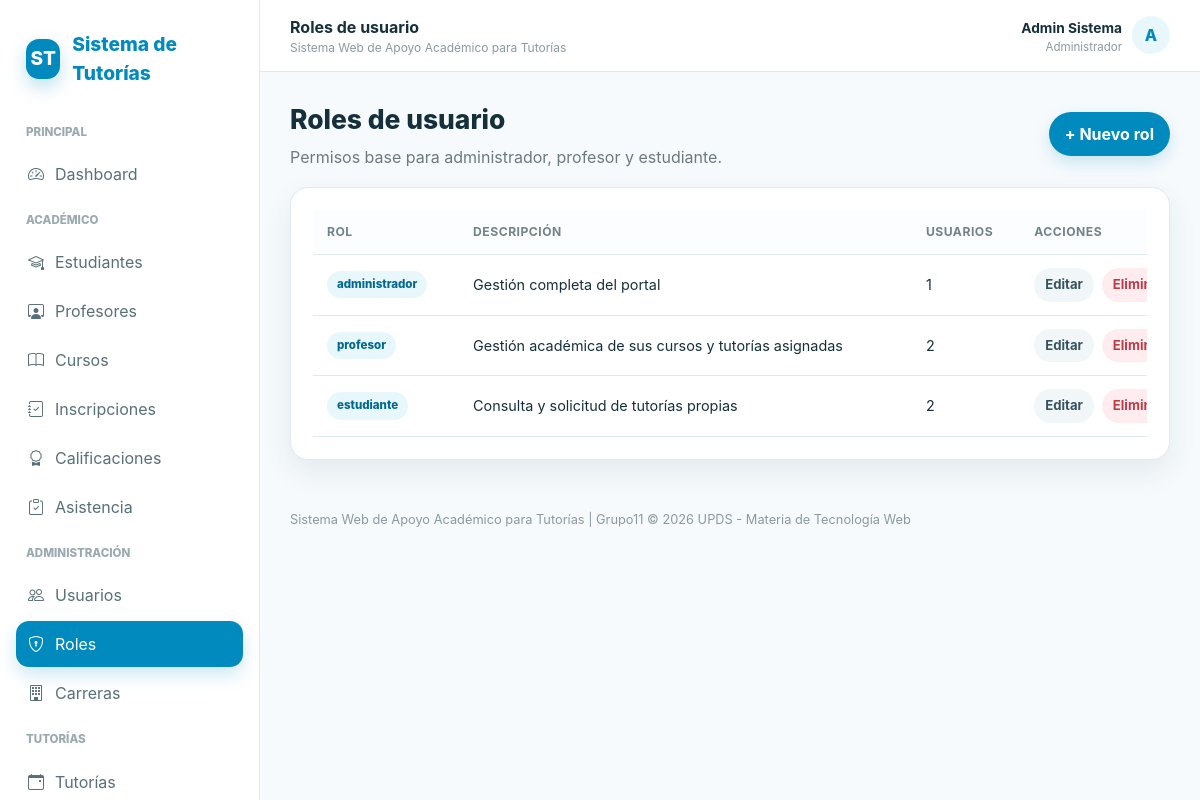
The app's page /controllers/roles.php (signed in) with its own data.
### tables this page shows
CREATE TABLE roles (
    id_rol INT AUTO_INCREMENT PRIMARY KEY,
    nombre_rol VARCHAR(30) NOT NULL UNIQUE,
    descripcion VARCHAR(150) NULL
);

### controllers/roles.php (called while the page is built, shortened)
<?php
require_once __DIR__.'/../config/conexion.php';require_once __DIR__.'/../includes/seguridad.php';require_role(['administrador']);require_once __DIR__.'/../models/RolModel.php';$m=new RolModel($pdo);$id=(int)($_GET['id']??0);$accion=$_GET['accion']??'listar';
$registro=$id?$m->obtenerPorId($id):null;$registros=$m->obtenerTodas();$tituloPagina='Roles de usuario';require __DIR__.'/../views/roles/index.php';

### models/RolModel.php (called while the page is built)
<?php class RolModel {private PDO $pdo; function __construct(PDO $pdo){$this->pdo=$pdo;} function obtenerTodas(){return $this->pdo->query('SELECT r.*,COUNT(u.id_usuario) total_usuarios FROM roles r LEFT JOIN usuarios u ON u.id_rol=r.id_rol GROUP BY r.id_rol ORDER BY r.id_rol')->fetchAll();} function obtenerPorId($id){$s=$this->pdo->prepare('SELECT * FROM roles WHERE id_rol=?');$s->execute([$id]);return $s->fetch();} function crear($d){$s=$this->pdo->prepare('INSERT INTO roles(nombre_rol,descripcion) VALUES(?,?)');return $s->execute([$d['nombre_rol'],$d['descripcion']]);} function editar($id,$d){$s=$this->pdo->prepare('UPDATE roles SET nombre_rol=?,descripcion=? WHERE id_rol=?');return $s->execute([$d['nombre_rol'],$d['descripcion'],$id]);} function eliminar($id){$s=$this->pdo->prepare('DELETE FROM roles WHERE id_rol=?');return $s->execute([$id]);}}

### includes/seguridad.php (called while the page is built, shortened)
<?php
function e($v): string { return htmlspecialchars((string)$v, ENT_QUOTES, 'UTF-8'); }

### views/roles/index.php (the view, shortened to what this page needs)
<?php include __DIR__.'/../layouts/header.php';?><div class="toolbar"><div><h1 class="page-title">Roles de usuario</h1><p class="subtitle">Permisos base para administrador, profesor y estudiante.</p></div><a class="btn btn-primary" href="?accion=crear">+ Nuevo rol</a></div><div class="card"><div class="card-body"><div class="table-wrap"><table class="table"><thead><tr><th>Rol</th><th>Descripción</th><th>Usuarios</th><th>Acciones</th></tr></thead><tbody><?php foreach($registros as $r):?><tr><td><span class="badge badge-primary"><?=e($r['nombre_rol'])?></span></td><td><?=e($r['descripcion'])?></td><td><?=e($r['total_usuarios'])?></td><td><div class="actions"><a class="btn btn-light btn-sm" href="?accion=editar&id=<?=$r['id_rol']?>">Editar</a><form method="post" onsubmit="return confirm('¿Eliminar rol? Solo será posible si no tiene usuarios.')"><button class="btn btn-danger btn-sm">Eliminar</button></form></div></td></tr><?php endforeach;?></tbody></table></div></div></div><?php include __DIR__.'/../layouts/footer.php';?>

### assets/css/style.css (style rules this page uses)
:root { --primary: #018abd; --primary-dark: #01698f; --primary-light: #e8f7fc; --primary-soft: #f1fbfe; --text: #16303b; --muted: #6c7a80; --bg: #f6fafc; --card: #ffffff; --border: #dfeaf0; --success: #18824a; --success-bg: #eaf8f0; --warning: #956f00; --warning-bg: #fff7df; --danger: #bd3c49; --danger-bg: #ffecee; --shadow: 0 12px 30px rgba(0, 45, 65, 0.08); --shadow-hover: 0 12px 28px rgba(1, 138, 189, 0.18); --radius: 18px; --pill: 999px; }
* { box-sizing: border-box; }
html { scroll-behavior: smooth; }
body { margin: 0; font-family: Inter, system-ui, -apple-system, BlinkMacSystemFont, "Segoe UI", sans-serif; background: var(--bg); color: var(--text); line-height: 1.5; }
a { color: inherit; text-decoration: none; }
button, input, select, textarea { font: inherit; }
button, a, input, select, textarea { -webkit-tap-highlight-color: transparent; }
.page-title { font-size: 1.65rem; font-weight: 800; margin: 0; }
.subtitle { color: var(--muted); margin: 5px 0 0; }
.toolbar { display: flex; gap: 14px; justify-content: space-between; align-items: center; flex-wrap: wrap; margin-bottom: 18px; }
.card { background: var(--card); border: 1px solid var(--border); border-radius: var(--radius); box-shadow: var(--shadow); }
.card-body { padding: 22px; }
.btn { border: 0; border-radius: var(--pill); padding: 10px 16px; font-weight: 700; cursor: pointer; display: inline-flex; align-items: center; justify-content: center; gap: 8px; transition: transform 0.2s ease, box-shadow 0.2s ease, background 0.2s ease, color 0.2s ease; }
.btn-primary { background: var(--primary); color: #ffffff; box-shadow: 0 7px 16px rgba(1, 138, 189, 0.18); }
.btn-light { background: #f1f6f8; color: #37545e; }
.btn-danger { background: var(--danger-bg); color: var(--danger); }
.btn-sm { padding: 7px 11px; font-size: 0.82rem; }
.actions { display: flex; gap: 8px; flex-wrap: wrap; align-items: center; }
.table-wrap { overflow-x: auto; }
.table { width: 100%; border-collapse: collapse; min-width: 900px; }
.table th, .table td { padding: 13px 14px; border-bottom: 1px solid var(--border); text-align: left; font-size: 0.9rem; vertical-align: middle; }
.table th { font-size: 0.76rem; text-transform: uppercase; letter-spacing: 0.04em; color: #71838a; background: #fbfdfe; }
.badge { display: inline-flex; align-items: center; border-radius: var(--pill); padding: 5px 10px; font-size: 0.72rem; font-weight: 800; white-space: nowrap; }
.badge-primary { background: var(--primary-light); color: var(--primary-dark); }

### records on screen
roles: nombre_rol "administrador", descripcion "Gestión completa del portal", total_usuarios "1"
roles: nombre_rol "profesor", descripcion "Gestión académica de sus cursos y tutorías asignadas", total_usuarios "2"
roles: nombre_rol "estudiante", descripcion "Consulta y solicitud de tutorías propias", total_usuarios "2"

### other values on screen
$tituloPagina "Roles de usuario"
$nombreUsuario "Admin Sistema"
$rol "Administrador"
$inicialUsuario "A"
